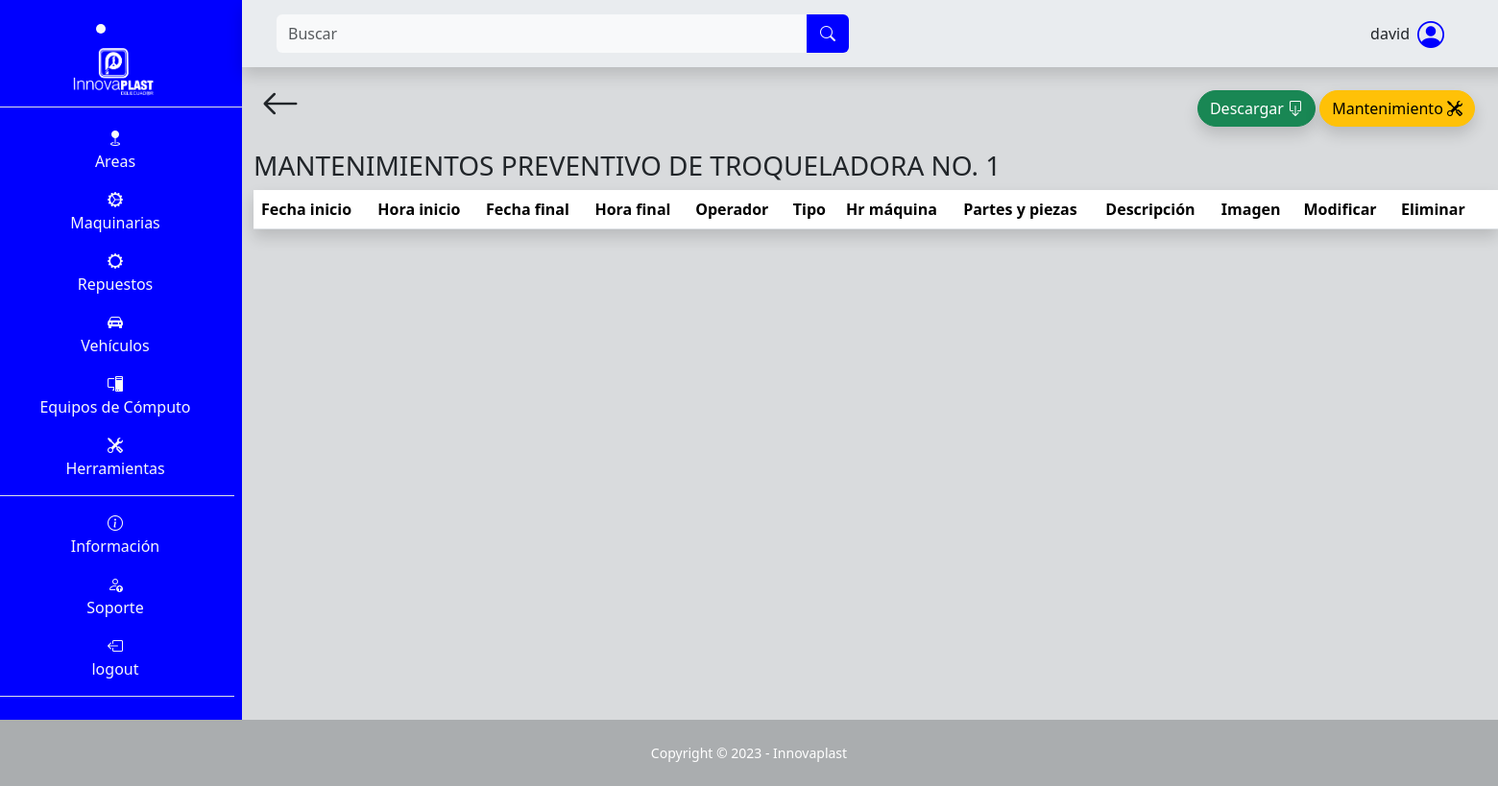
The page /maquina/mantenimientos_maquina_preventivo/16 (signed in) on the database as committed earlier.
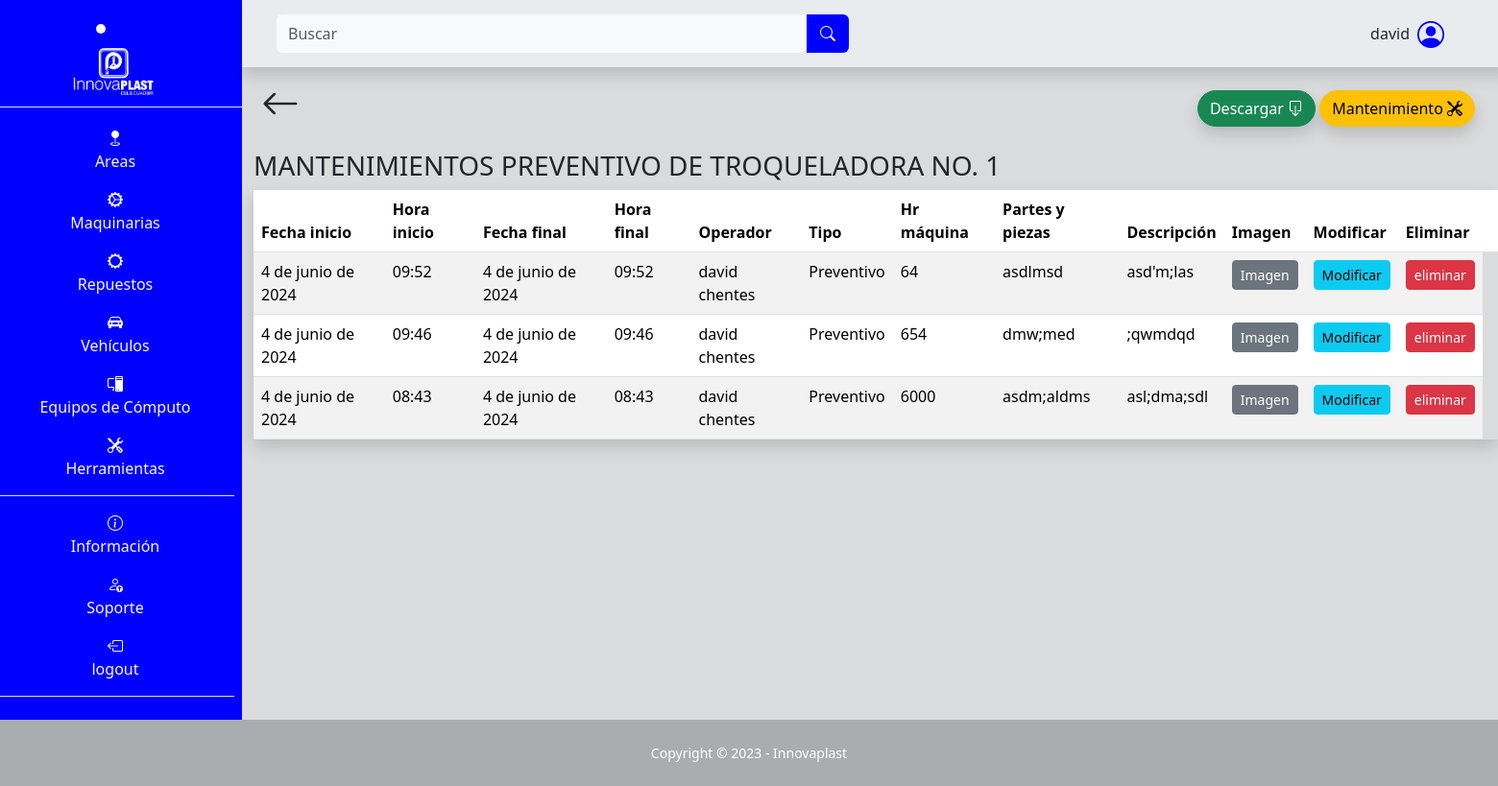
The same page on the database as committed later.
### SGE_maquina/models.py (models this page shows, shortened)
class MantenimientoMaquina(models.Model):
    maquina = models.ForeignKey(Maquina, on_delete=models.CASCADE)
    fecha_inicio = models.DateField(default=date.today)
    hora_inicio = models.TimeField(default=datetime.now().time())
    fecha = models.DateField(default=date.today)
    hora = models.TimeField(default=datetime.now().time())
    operador = models.CharField(max_length=100, blank=False, null=False, default="")
    tipo = models.ForeignKey(TipoMantenimientoMaquina, on_delete=models.CASCADE)
    hr_maquina = models.IntegerField(blank=False, null=False, default=0)
    partes_y_piezas = models.TextField(max_length=500, null=False, blank=False, default="")
    descripción = models.TextField(max_length=500, null=False, blank=False, default="")
    image = models.ImageField(upload_to="maquina/mantenimiento/image", null=False, blank=False, default=None)

class TipoMantenimientoMaquina(models.Model):
    tipo = models.CharField(max_length=100, blank=False, null=False)
    def __str__(self):
        return self.tipo

### SGE_maquina/views.py (the view)
# urls.py: path('mantenimientos_maquina_preventivo/<int:id>', views.mantenimientos_maquina_preventivo, name="mantenimientos_maquina_preventivo"),
@login_required
def mantenimientos_maquina_preventivo(request, id):
    if request.method == 'GET':
        maquina = get_object_or_404(Maquina, id=id)
        tipo_mantenimiento = get_object_or_404(TipoMantenimientoMaquina, id=2)
        mantenimientos = maquina.mantenimientomaquina_set.filter(tipo=tipo_mantenimiento).order_by('-fecha', '-hora')
        context = {
            'maquina': maquina,
            'tipo_mantenimiento': tipo_mantenimiento,
            'mantenimientos': mantenimientos,
        }
        return render(request, 'SGE_maquina/manteniminetos_preventivo.html', context)

### SGE_maquina/models.py (called while the page is built)
    def __str__(self):
        return self.nombre

### templates/SGE_maquina/manteniminetos_preventivo.html (shortened to what this page needs)
{% extends "layout/base.html" %}
{% block 'content' %}
<div class="container mb-5">
    <div class="d-flex p-2 justify-content-between">
        <a class="text-decoration-none text-dark flecha-atras" href="{% url "detalles_maquina" id=maquina.id %}">
            <i class="bi bi-arrow-left fs-1"></i>
        </a>
        <span class="p-3">
            <button type="button" class="btn btn-success descargar shadow rounded-pill" data-bs-toggle="modal" data-bs-target="#modal-descargar">
                Descargar <i class="bi bi-box-arrow-down "></i>
            </button>
            <a class="btn btn-warning mantenimineto shadow rounded-pill" href="{% url "nuevo_mantenimineto_maquina_preventivo" id=maquina.id %}">Mantenimiento <i class="bi bi-tools"></i></a>
        </span>
    </div>
    <h3 class="text-uppercase">Mantenimientos {{ tipo_mantenimiento }} de {{ maquina }}</h3>
    <table class="table table-striped shadow">
        <thead>
            <tr>
                <th>Fecha inicio</th>
                <th>Hora inicio</th>
                <th>Fecha final</th>
                <th>Hora final</th>
                <th>Operador</th>
                <th>Tipo</th>
                <th>Hr máquina</th>
                <th>Partes y piezas</th>
                <th>Descripción</th>
                <th>Imagen</th>
                <th>Modificar</th>
                <th>Eliminar<th>
            </tr>
        </thead>
        <tbody>
            {% for mantenimiento in mantenimientos %}
                <tr>
                    <td>{{ mantenimiento.fecha_inicio }}</td>
                    <td>{{ mantenimiento.hora_inicio }}</td>
                    <td>{{ mantenimiento.fecha }}</td>
                    <td>{{ mantenimiento.hora }}</td>
                    <td>{{ mantenimiento.operador }}</td>
                    <td>{{ mantenimiento.tipo }}</td>
                    <td>{{ mantenimiento.hr_maquina }}</td>
                    <td>{{ mantenimiento.partes_y_piezas }}</td>
                    <td>{{ mantenimiento.descripción }}</td>
                    <td>
                        <button type="button" class="btn btn-secondary btn-sm" data-bs-toggle="modal" data-bs-target="#exampleModal{{ mantenimiento.id }}">
                            Imagen
                        </button>
                    </td>
                    <td>
                        <a class="btn btn-info btn-sm" href="{% url "mod_mantenimineto_maquina_preventivo" id=mantenimiento.id %}">Modificar</a>
                    </td>
                    <td>
                        <a class="btn btn-danger btn-sm" href="{% url "eliminar_mantenimiento_maquina" id=mantenimiento.id %}">eliminar</a>
                    </td>
                </tr>
            {% endfor %}
        </tbody>
    </table>
</div>
{% endblock %}

Rows that differ between the two databases and show on the page:
added MantenimientoMaquina: fecha_inicio "4 de junio de 2024", hora_inicio "09:52", fecha "4 de junio de 2024", hora "09:52", operador "david chentes", tipo "Preventivo", hr_maquina "64", partes_y_piezas "asdlmsd", descripción "asd'm;las"
added MantenimientoMaquina: fecha_inicio "4 de junio de 2024", hora_inicio "09:46", fecha "4 de junio de 2024", hora "09:46", operador "david chentes", tipo "Preventivo", hr_maquina "654", partes_y_piezas "dmw;med", descripción ";qwmdqd"
added MantenimientoMaquina: fecha_inicio "4 de junio de 2024", hora_inicio "08:43", fecha "4 de junio de 2024", hora "08:43", operador "david chentes", tipo "Preventivo", hr_maquina "6000", partes_y_piezas "asdm;aldms", descripción "asl;dma;sdl"
